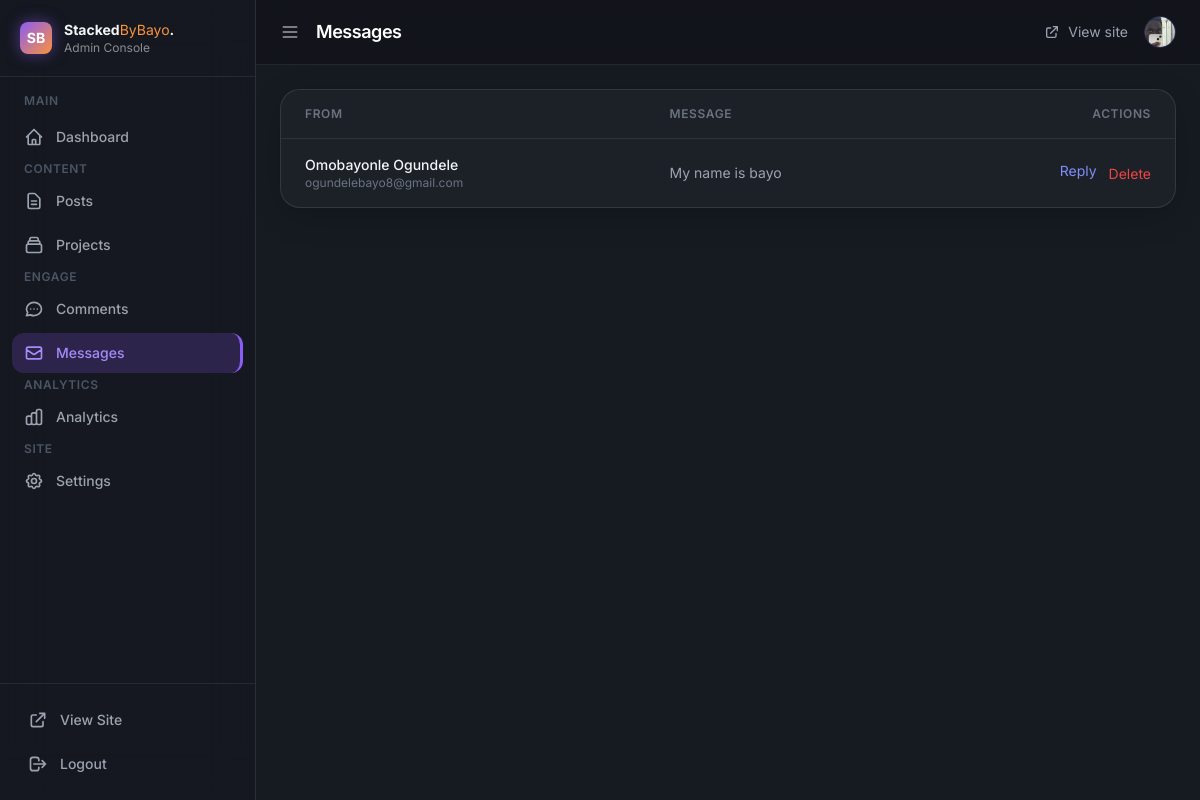
/admin/messages (signed in), run on the app's committed database.
### app/models.py (models this page shows)
class Message(db.Model):
    id = db.Column(db.Integer, primary_key=True)
    name = db.Column(db.String(100), nullable=False)
    email = db.Column(db.String(100), nullable=False)
    message = db.Column(db.Text, nullable=False)
    read = db.Column(db.Boolean, default=False)

### app/__init__.py (the view)
    @app.route("/admin/messages")
    def admin_messages():
        if not session.get("admin"):
            return redirect(url_for("admin_login"))
        messages = Message.query.order_by(Message.id.desc()).all()
        for msg in messages:
            msg.read = True
        db.session.commit()
        return render_template("admin_messages.html", messages=messages, **admin_context())

### app/templates/admin_messages.html (shortened to what this page needs)
{% extends "admin_base.html" %}
{% block page_title %}Messages{% endblock %}
{% block content %}
    <div class="glass-panel overflow-hidden">
        <table class="w-full">
            <thead>
                <tr class="border-b border-[rgba(255,255,255,0.08)]">
                    <th class="text-left text-xs font-semibold text-gray-500 uppercase tracking-wider px-6 py-4">From</th>
                    <th class="text-left text-xs font-semibold text-gray-500 uppercase tracking-wider px-6 py-4 hidden md:table-cell">Message</th>
                    <th class="text-right text-xs font-semibold text-gray-500 uppercase tracking-wider px-6 py-4">Actions</th>
                </tr>
            </thead>
            <tbody class="divide-y divide-[rgba(255,255,255,0.08)]">
                {% for msg in messages %}
                <tr class="hover:bg-white/[0.03] transition">
                    <td class="px-6 py-4">
                        <p class="font-medium text-sm">{{ msg.name }}</p>
                        <p class="text-gray-500 text-xs">{{ msg.email }}</p>
                    </td>
                    <td class="px-6 py-4 hidden md:table-cell">
                        <p class="text-gray-400 text-sm truncate max-w-sm">{{ msg.message }}</p>
                    </td>
                    <td class="px-6 py-4">
                        <div class="flex justify-end gap-3">
                            <a href="mailto:{{ msg.email }}"
                                class="text-indigo-400 hover:text-indigo-300 text-sm transition">Reply</a>
                            <form method="POST" action="/admin/message/{{ msg.id }}/delete" class="inline">
                                <button type="submit" onclick="return confirm('Delete?')"
                                    class="text-red-500 hover:text-red-400 text-sm transition">Delete</button>
                            </form>
                        </div>
                    </td>
                </tr>
                {% else %}
                <tr>
                    <td colspan="3" class="px-6 py-12 text-center text-gray-600">No messages yet.</td>
                </tr>
                {% endfor %}
            </tbody>
        </table>
    </div>
{% endblock %}

### app/templates/admin_base.html (style rules this page uses)
body { font-family: 'Inter', sans-serif; background: #161B22; color: #f1f5f9; }
.glass-panel { background: #1C2128; border: 1px solid rgba(255,255,255,0.1); border-radius: 20px; box-shadow: 0 8px 32px rgba(0,0,0,0.2); }

### data on the page
Message: name "Omobayonle Ogundele", email "ogundelebayo8@gmail.com", message "My name is bayo"
